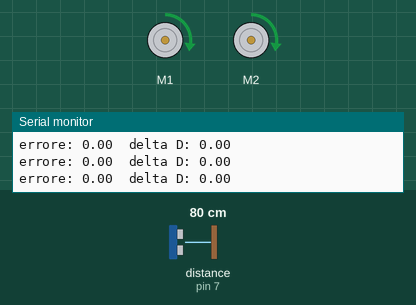
Recording of a sketch running on a simulated Arduino Uno, built with avr-gcc and run on an emulated ATmega328P. On the bench: 2 × DC motor (green arrow = forward, orange = backward, longer = faster), the last lines printed to the serial monitor. The test bench sets the inputs (shaded band); at power-on: distance to the obstacle (sensor on pin 7) 80 cm.

Above: at 10.8 s.
10.9 s: distance to the obstacle (sensor on pin 7) set to 53 cm
12.4 s: distance to the obstacle (sensor on pin 7) set to 44 cm
At 13.3 s:
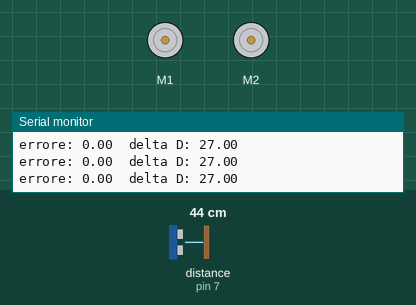
Timing chart, 0 to 23.9 s (numbered marks = the images above; inputs shaded):
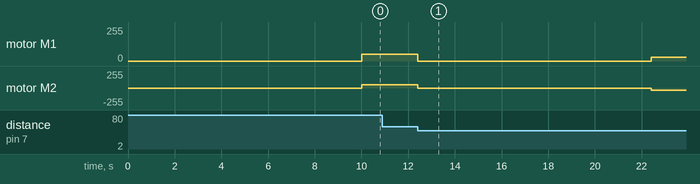

The sketch:

Progetto_RoboCup.ino
```cpp
#include "MeOrion.h"
#include <SoftwareSerial.h>

String readBuf;
float ypr[3] = {0.0, 0.0, 0.0};

MeDCMotor cingoloA(M1);
MeDCMotor cingoloB(M2);
MeRGBLed led(PORT_6);
MeUltrasonicSensor ultraSensor(PORT_7);

void setup() {
  Serial.begin(115200);


  delay (10000);
  avanzamento (30, 50);
  delay (10000);
  rotazione (90, 30);

}

void loop() {
  //Serial.println(gyroscope(0, 0.0));
//  delay (100);
}

void speedMotor(MeDCMotor motore, int speed) {
  motore.run(speed);
}

float distanza() {
  return ultraSensor.distanceCm();
}

void avanzamento(float distanzaVoluta, float velocita) {
  float gradiIniziali = gyroscope(0, 0.0);
  float correzione = 0;
  float distanzaIniziale = distanza();
  float errore = 0;

  Serial.print("start deg: ") && Serial.println(gradiIniziali);

  if (gradiIniziali < 90){
    gradiIniziali += 90;
    correzione = 90;
  }
  else if (gradiIniziali > 270){
    gradiIniziali -= 90;
    correzione = 90;
  }

  Serial.print("yaw: ") && Serial.println(gradiIniziali);

  while (distanzaIniziale - distanza() <= distanzaVoluta) {
    errore = gradiIniziali - gyroscope(0, correzione);
    Serial.print("errore: ") && Serial.print(errore) && Serial.print("\t");
    Serial.print("delta D: ") && Serial.println(distanzaIniziale - distanza());
    speedMotor(cingoloA, velocita - errore);
    speedMotor(cingoloB, velocita + errore);
  }

  speedMotor(cingoloA, 0);
  speedMotor(cingoloB, 0);
}

void rotazione(float gradiVoluti, float velocita) {
  float gradiIniziali = gyroscope(0, 0.0);

  if (gradiIniziali > 180) {
    float gradiFinali = gradiIniziali - gradiVoluti;
    while (gradiFinali <= gyroscope(0, 0.0)) {
      float errore = gradiFinali - gyroscope(0, 0.0);
      speedMotor(cingoloA, -velocita);
      speedMotor(cingoloB, velocita);
    }
  }

  else {
    float gradiFinali = gradiIniziali + gradiVoluti;
    while (gradiFinali >= gyroscope(0, 0.0)) {
      speedMotor(cingoloA, velocita);
      speedMotor(cingoloB, -velocita);
    }
  }

  speedMotor(cingoloA, 0);
  speedMotor(cingoloB, 0);
}

float ritorno = 0.0;

float gyroscope(int sel, float correzione) {
  if (Serial.available()) {
    readBuf = Serial.readStringUntil('\n');
    int posComma = readBuf.indexOf(',');
    int posSemicolon = readBuf.indexOf(';');

    ypr[0] = readBuf.substring(0, posComma - 1).toFloat();
    ypr[1] = readBuf.substring(posComma + 1, posSemicolon - 1).toFloat();
    ypr[2] = readBuf.substring(posSemicolon + 1).toFloat();
  }

  ritorno = ypr[sel];

  if (sel == 0) {
    ritorno += correzione;
    if (ritorno > 360.0)
      ritorno -= 360.0;
  }

  return ritorno;
}
```

Measured:
- the behaviour switches between 50 and 49 cm on distance to the obstacle (sensor on pin 7) (found by bisection; images 0 and 1)
- after the input at 12.4 s, motor M1: forward 50/255 → stopped at once, → forward 30/255 10.0 s later; motor M2: forward 50/255 → stopped at once, → backward 30/255 10.0 s later
